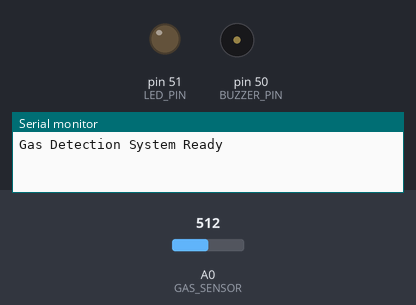
The sketch below on a simulated Arduino Mega 2560, built with avr-gcc and run on an emulated ATmega2560. Parts: output pins drawn as LEDs (lit = HIGH), buzzer (waves = sounding), the last lines printed to the serial monitor. The inputs (shaded band) are chosen by the test bench; at power-on: A0 (GAS_SENSOR) = 512. The modem accepts every AT command (registered, SIM ready, sends succeed) and sends nothing else.

Above: at 0.1 s.
At 2.1 s:
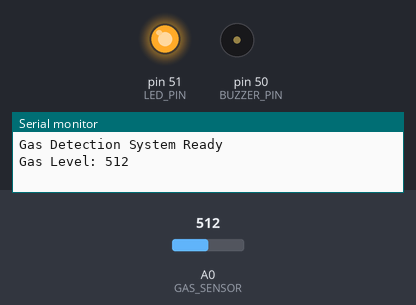
Timing chart, 0 to 10.0 s (numbered marks = the images above):
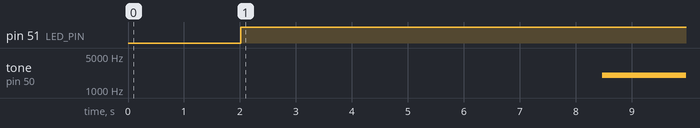

The sketch:

Gas_Alarm_System.ino
```cpp
/*
  Gas Leak Detection System
  Source: Graduation Project PDF (Page 90-93)
  Sensor: MQ-6 Gas Sensor
  Output: Buzzer, LED, SMS Alert
  Controller: Arduino Mega 2560
  GSM: SIM900A
*/

#define GAS_SENSOR A0
#define BUZZER_PIN 50
#define LED_PIN 51
#define GSM_RX 52
#define GSM_TX 53

#include <SoftwareSerial.h>
SoftwareSerial gsm(GSM_RX, GSM_TX);

int sensorValue = 0;
float sinVal;
int toneVal;
bool alarmActive = false;

void setup() {
  pinMode(BUZZER_PIN, OUTPUT);
  pinMode(LED_PIN, OUTPUT);

  Serial.begin(9600);
  gsm.begin(9600);

  Serial.println("Gas Detection System Ready");

  // Initialize GSM
  gsm.println("AT");
  delay(1000);
  gsm.println("AT+CMGF=1");
  delay(1000);
}

void loop() {
  sensorValue = analogRead(GAS_SENSOR);
  Serial.print("Gas Level: ");
  Serial.println(sensorValue);

  // If gas detected above threshold
  if (sensorValue > 300) {
    digitalWrite(LED_PIN, HIGH);

    if (!alarmActive) {
      // Send SMS alert
      sendSMS("+966XXXXXXXXX", "WARNING! Gas leak detected in home!");
      alarmActive = true;
    }

    // Generate alarm sound
    for (int x = 0; x < 180; x++) {
      sinVal = sin(x * (3.1412 / 180));
      toneVal = 2000 + int(sinVal * 1000);
      tone(BUZZER_PIN, toneVal);
      delay(2);
    }
  } else {
    noTone(BUZZER_PIN);
    digitalWrite(LED_PIN, LOW);
    alarmActive = false;
  }

  delay(100);
}

void sendSMS(String number, String message) {
  gsm.println("AT+CMGS=\"" + number + "\"");
  delay(500);
  gsm.print(message);
  delay(500);
  gsm.write(26);  // Ctrl+Z
  delay(5000);

  Serial.println("Gas Alert SMS Sent");
}
```

Measured:
- by itself, pin 51 (LED_PIN): LOW → HIGH at 2.0 s
- by itself, tone on pin 50 (BUZZER_PIN): silent → 2017 Hz at 8.5 s
